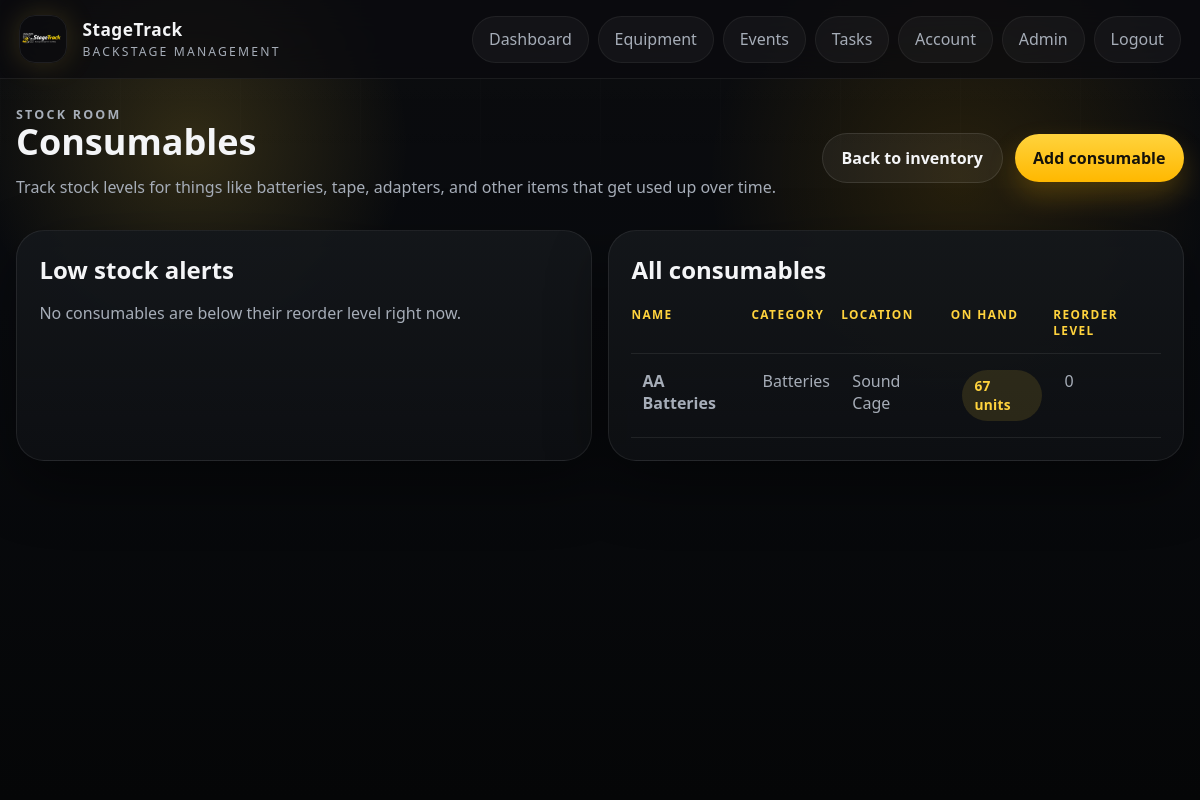
Page /equipment/consumables (signed in) on the committed database.
### app/models.py (models this page shows)
class SystemSettings(db.Model):
    id = db.Column(db.Integer, primary_key=True)
    school_name = db.Column(db.String(255), nullable=False, default="StageTrack")
    support_email = db.Column(db.String(255), default="")
    timezone_name = db.Column(db.String(100), nullable=False, default="Australia/Sydney")
    datetime_format = db.Column(db.String(100), nullable=False, default="%d %b %Y %I:%M %p")
    student_crew_can_view_all_events = db.Column(db.Boolean, nullable=False, default=False)
    student_crew_can_view_all_equipment = db.Column(db.Boolean, nullable=False, default=True)
    checkout_permission_role = db.Column(db.String(50), nullable=False, default="Stage Manager")
    maintenance_submit_permission_role = db.Column(db.String(50), nullable=False, default="Student Crew")
    consumable_manage_permission_role = db.Column(db.String(50), nullable=False, default="Stage Manager")
    pdf_export_permission_role = db.Column(db.String(50), nullable=False, default="Stage Manager")
    equipment_categories = db.Column(db.Text, nullable=False, default="")
    equipment_statuses = db.Column(db.Text, nullable=False, default="")
    serial_numbers_required = db.Column(db.Boolean, nullable=False, default=False)
    due_dates_required = db.Column(db.Boolean, nullable=False, default=False)
    due_soon_hours = db.Column(db.Integer, nullable=False, default=24)
    long_overdue_days = db.Column(db.Integer, nullable=False, default=7)
    auto_hide_removed_items = db.Column(db.Boolean, nullable=False, default=True)
    event_venues = db.Column(db.Text, nullable=False, default="")
    event_crew_roles = db.Column(db.Text, nullable=False, default="")
    auto_send_event_invites = db.Column(db.Boolean, nullable=False, default=True)
    event_equipment_sheet_scope = db.Column(db.String(50), nullable=False, default="all_linked")
    consumable_categories = db.Column(db.Text, nullable=False, default="")
    low_stock_alert_behavior = db.Column(db.String(50), nullable=False, default="at_or_below")
    students_can_log_consumables = db.Column(db.Boolean, nullable=False, default=True)
    negative_consumable_adjustments_manager_only = db.Column(db.Boolean, nullable=False, default=True)
    overdue_alert_recipients = db.Column(db.Text, nullable=False, default="")
    maintenance_alert_recipients = db.Column(db.Text, nullable=False, default="")
    enquiry_alert_recipients = db.Column(db.Text, nullable=False, default="")
    low_stock_alert_recipients = db.Column(db.Text, nullable=False, default="")
    password_reset_email_subject = db.Column(db.String(255), nullable=False, default="StageTrack Password Reset")
    welcome_email_subject = db.Column(db.String(255), nullable=False, default="Welcome to StageTrack")
    equipment_checkout_email_subject = db.Column(db.String(255), nullable=False, default="StageTrack equipment checked out: {equipment_name}")
    equipment_overdue_email_subject = db.Column(db.String(255), nullable=False, default="StageTrack equipment overdue: {equipment_name}")
    equipment_return_email_subject = db.Column(db.String(255), nullable=False, default="StageTrack equipment returned: {equipment_name}")
    maintenance_email_subject = db.Column(db.String(255), nullable=False, default="StageTrack maintenance request: {equipment_name}")
    enquiry_email_subject = db.Column(db.String(255), nullable=False, default="StageTrack enquiry from {name}")
    maintenance_statuses = db.Column(db.Text, nullable=False, default="")
    resolved_visible_in_queue = db.Column(db.Boolean, nullable=False, default=False)
    maintenance_resolve_permission_role = db.Column(db.String(50), nullable=False, default="Teacher")
    repeat_damage_threshold = db.Column(db.Integer, nullable=False, default=2)
    pdf_paper_size = db.Column(db.String(20), nullable=False, default="A4")
    pdf_show_header = db.Column(db.Boolean, nullable=False, default=True)
    pdf_header_text = db.Column(db.String(255), nullable=False, default="StageTrack")
    pdf_footer_text = db.Column(db.String(255), nullable=False, default="Generated by StageTrack")
    pdf_include_checkboxes = db.Column(db.Boolean, nullable=False, default=True)
    pdf_include_notes = db.Column(db.Boolean, nullable=False, default=True)
    pdf_include_signatures = db.Column(db.Boolean, nullable=False, default=False)
    updated_at = db.Column(db.DateTime, default=datetime.utcnow, onupdate=datetime.utcnow, nullable=False)

class ConsumableItem(db.Model):
    id = db.Column(db.Integer, primary_key=True)
    name = db.Column(db.String(120), nullable=False)
    category = db.Column(db.String(80), nullable=False)
    location = db.Column(db.String(120))
    unit_label = db.Column(db.String(40), nullable=False, default="units")
    quantity_on_hand = db.Column(db.Integer, nullable=False, default=0)
    reorder_level = db.Column(db.Integer, nullable=False, default=0)
    notes = db.Column(db.Text)
    created_at = db.Column(db.DateTime, default=datetime.utcnow, nullable=False)
    adjustments = db.relationship("ConsumableAdjustment", back_populates="consumable", cascade="all, delete-orphan", lazy=True)

### app/equipment/routes.py (the view)
@equipment_bp.route("/consumables")
@role_required("Admin", "Teacher", "Stage Manager")
def consumables():
    if not role_meets_requirement(current_user().role, get_system_settings().consumable_manage_permission_role):
        flash("You do not have permission to manage consumables.", "error")
        return redirect(url_for("dashboard"))
    items = ConsumableItem.query.order_by(ConsumableItem.name.asc()).all()
    return render_template("equipment/consumables/index.html", consumables=items, low_stock=low_stock_consumables())

### app/auth/routes.py (called while the page is built)
def current_user():
    user_id = session.get("user_id")
    if not user_id:
        return None
    user = db.session.get(User, user_id)
    if user and not user.is_active:
        session.clear()
        return None
    return user

def role_required(*allowed_roles):
    def decorator(view):
        @wraps(view)
        def wrapped_view(*args, **kwargs):
            user = current_user()
            if not user:
                return redirect(url_for("auth.login"))
            if user.role not in allowed_roles:
                flash("You do not have permission to access that page.", "error")
                return redirect(url_for("dashboard"))
            return view(*args, **kwargs)
        return wrapped_view
    return decorator

@auth_bp.app_context_processor
def inject_user():
    first_user_pending = User.query.count() == 0
    return {
        "current_user": current_user(),
        "manager_roles": MANAGER_ROLES,
        "registration_open": first_user_pending,
    }

### app/equipment/routes.py (called while the page is built)
def low_stock_consumables():
    settings = get_system_settings()
    if settings.low_stock_alert_behavior == "below_only":
        return ConsumableItem.query.filter(ConsumableItem.quantity_on_hand < ConsumableItem.reorder_level).order_by(ConsumableItem.name.asc()).all()
    return ConsumableItem.query.filter(ConsumableItem.quantity_on_hand <= ConsumableItem.reorder_level).order_by(ConsumableItem.name.asc()).all()

### app/site_service.py (called while the page is built)
def get_site_settings():
    settings = SiteSettings.query.order_by(SiteSettings.id.asc()).first()
    if not settings:
        settings = SiteSettings()
        db.session.add(settings)
        db.session.commit()
    return settings

### app/templates/equipment/consumables/index.html (shortened to what this page needs)
{% extends "base.html" %}
{% block content %}
<section class="page-header page-header-inline">
    <div>
        <p class="eyebrow">Stock room</p>
        <h1>Consumables</h1>
        <p>Track stock levels for things like batteries, tape, adapters, and other items that get used up over time.</p>
    </div>
    <div class="actions">
        <a class="button button-secondary" href="{{ url_for('equipment.index') }}">Back to inventory</a>
        <a class="button button-primary" href="{{ url_for('equipment.create_consumable') }}">Add consumable</a>
    </div>
</section>
<section class="utility-grid">
    <section class="panel">
        <div class="panel-header">
            <h2>Low stock alerts</h2>
        </div>
        {% if low_stock %}
            <div class="dashboard-list">
                {% for item in low_stock %}
                    <article class="dashboard-item">
                        <strong><a href="{{ url_for('equipment.consumable_detail', item_id=item.id) }}">{{ item.name }}</a></strong>
                        <div class="dashboard-meta">
                            <span>{{ item.quantity_on_hand }} {{ item.unit_label }}</span>
                            <span>Reorder at {{ item.reorder_level }}</span>
                        </div>
                    </article>
                {% endfor %}
            </div>
        {% else %}
            <p class="empty-state">No consumables are below their reorder level right now.</p>
        {% endif %}
    </section>
    <section class="panel">
        <div class="panel-header">
            <h2>All consumables</h2>
        </div>
        <div class="table-wrap">
            <table>
                <thead>
                    <tr>
                        <th>Name</th>
                        <th>Category</th>
                        <th>Location</th>
                        <th>On hand</th>
                        <th>Reorder level</th>
                    </tr>
                </thead>
                <tbody>
                    {% for item in consumables %}
                        <tr>
                            <td data-label="Name"><a href="{{ url_for('equipment.consumable_detail', item_id=item.id) }}"><strong>{{ item.name }}</strong></a></td>
                            <td data-label="Category">{{ item.category }}</td>
                            <td data-label="Location">{{ item.location or "Not set" }}</td>
                            <td data-label="On hand">
                                <span class="status-pill {% if item.quantity_on_hand <= item.reorder_level %}status-pill-danger{% endif %}">
                                    {{ item.quantity_on_hand }} {{ item.unit_label }}
                                </span>
                            </td>
                            <td data-label="Reorder level">{{ item.reorder_level }}</td>
                        </tr>
                    {% else %}
                        <tr>
                            <td colspan="5" class="empty-state">No consumable items have been created yet.</td>
                        </tr>
                    {% endfor %}
                </tbody>
            </table>
        </div>
    </section>
</section>
{% endblock %}

### app/templates/base.html (shortened to what this page needs)
<!doctype html>
<html lang="en">
<head>
    <link rel="stylesheet" href="{{ url_for('static', filename='css/styles.css') }}">
</head>
<body>
    <div class="app-backdrop"></div>
    <header class="site-header">
        <a class="brand" href="{{ url_for('home') }}">
            <img class="brand-logo" src="{{ url_for('static', filename='images/stagetrack-logo.png') }}" alt="StageTrack logo">
            <span class="brand-copy">
                <strong>{{ system_settings.school_name }}</strong>
                <span>{{ system_settings.support_email or "Backstage management" }}</span>
            </span>
        </a>
        <nav class="site-nav">
            {% if current_user %}
                <a href="{{ url_for('dashboard') }}">Dashboard</a>
                <a href="{{ url_for('equipment.index') }}">Equipment</a>
                <a href="{{ url_for('events.index') }}">Events</a>
                <a href="{{ url_for('tasks.index') }}">Tasks</a>
                <a href="{{ url_for('auth.account') }}">Account</a>
                {% if current_user.role == "Admin" %}
                    <a href="{{ url_for('admin.users') }}">Admin</a>
                {% endif %}
                <a href="{{ url_for('auth.logout') }}">Logout</a>
            {% else %}
                <a href="{{ url_for('auth.login') }}">Staff access</a>
            {% endif %}
        </nav>
    </header>
    <main class="page-shell">
        {% block content %}{% endblock %}
    </main>
</body>
</html>

### rows in the picture
SystemSettings: school_name "StageTrack", support_email "BACKSTAGE MANAGEMENT"
ConsumableItem: name "AA Batteries", category "Batteries", location "Sound Cage", quantity_on_hand "67", unit_label "units", reorder_level "0"
